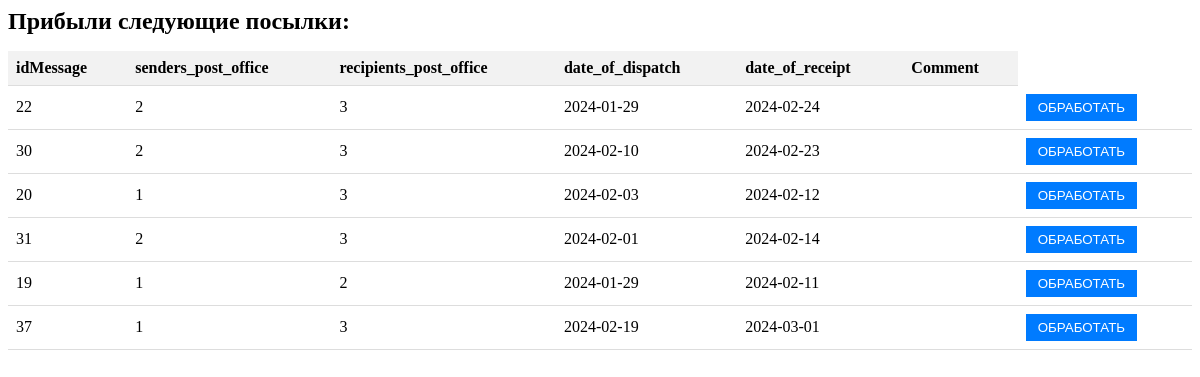
Screenshot of /web_worker/process_shipment.php with the database file from the repository.
### tables this page shows
CREATE TABLE `message` (
  `idMessage` int NOT NULL,
  `sender` int NOT NULL,
  `recipient` int DEFAULT NULL,
  `senders_post_office` int NOT NULL,
  `recipients_post_office` int NOT NULL,
  `type_of_message` int NOT NULL,
  `status` int NOT NULL,
  `date_of_dispatch` date NOT NULL,
  `date_of_receipt` date NOT NULL,
  `Comment` varchar(45) DEFAULT NULL,
  `locked` int NOT NULL DEFAULT '0'
);

### web_worker/process_shipment.php (the view, shortened to what this page needs)
<?php
include("bd.php");
$idWorker = $_SESSION['idWorker'];
$SQLstring = "SELECT post_office_work FROM worker WHERE idWorker='$idWorker'";
$result = mysqli_query($dblink, $SQLstring);
if ($result) {
    $row = mysqli_fetch_assoc($result);
    $post_office_work = (int) $row['post_office_work'];
} else {
    echo "Ошибка выполнения запроса: " . mysqli_error($dblink);
}
$date = date('Y-m-d');
$SQLstring = "SELECT DISTINCT t1.message_ID
        FROM Way t1
        JOIN (
            SELECT message_ID, MAX(date) AS max_date
            FROM Way
            GROUP BY message_ID
        ) t2
        ON t1.message_ID = t2.message_ID AND t1.date = t2.max_date
        WHERE t1.post_offis_id != '$post_office_work' AND NOT EXISTS (
            SELECT *
            FROM Way t3
            WHERE t3.message_ID = t1.message_ID AND t3.date = '$date' AND t3.post_offis_id = '$post_office_work'
        )";
$result = mysqli_query($dblink, $SQLstring);
if ($result) {
    echo "<link rel='stylesheet' href='StyleSheetShipment_page.css' />";
    echo "<h2>Прибыли следующие посылки:</h2>";
    echo "<table class='shipment-table'>";
    echo "<tr><th>idMessage</th><th>senders_post_office</th><th>recipients_post_office</th><th>date_of_dispatch</th><th>date_of_receipt</th><th>Comment</th></tr>";
    while ($row = mysqli_fetch_assoc($result)) {
        $messageID = $row['message_ID'];
        $SQLstring = "SELECT idMessage, senders_post_office, recipients_post_office, date_of_dispatch, date_of_receipt, Comment FROM message WHERE idMessage = '$messageID' AND status != 4";
        $result1 = mysqli_query($dblink, $SQLstring);
        while ($row1 = mysqli_fetch_array($result1)) {
            echo "<tr id='message_" . $row1['idMessage'] . "'>";
            echo "<td>" . $row1['idMessage'] . "</td>";
            echo "<td>" . $row1['senders_post_office'] . "</td>";
            echo "<td>" . $row1['recipients_post_office'] . "</td>";
            echo "<td>" . $row1['date_of_dispatch'] . "</td>";
            echo "<td>" . $row1['date_of_receipt'] . "</td>";
            echo "<td>" . $row1['Comment'] . "</td>";
            echo '<td><button onclick="approveShipment(' . $row1['idMessage'] . ')">ОБРАБОТАТЬ</button></td>';
            echo "</tr>";
        }
    }
    echo "</table>";
}
?>

### web_worker/StyleSheetShipment_page.css (style rules this page uses)
.shipment-table { width: 100%; border-collapse: collapse; }
.shipment-table th, .shipment-table td { padding: 8px; text-align: left; border-bottom: 1px solid #ddd; }
.shipment-table th { background-color: #f2f2f2; }
.shipment-table button { padding: 6px 12px; background-color: #007bff; color: white; border: none; cursor: pointer; }
h2 { font-size: 24px; margin-bottom: 16px; }

### rows the page displays
message: idMessage "22", senders_post_office "2", recipients_post_office "3", date_of_dispatch "2024-01-29", date_of_receipt "2024-02-24"
message: idMessage "30", senders_post_office "2", recipients_post_office "3", date_of_dispatch "2024-02-10", date_of_receipt "2024-02-23"
message: idMessage "20", senders_post_office "1", recipients_post_office "3", date_of_dispatch "2024-02-03", date_of_receipt "2024-02-12"
message: idMessage "31", senders_post_office "2", recipients_post_office "3", date_of_dispatch "2024-02-01", date_of_receipt "2024-02-14"
message: idMessage "19", senders_post_office "1", recipients_post_office "2", date_of_dispatch "2024-01-29", date_of_receipt "2024-02-11"
message: idMessage "37", senders_post_office "1", recipients_post_office "3", date_of_dispatch "2024-02-19", date_of_receipt "2024-03-01"
